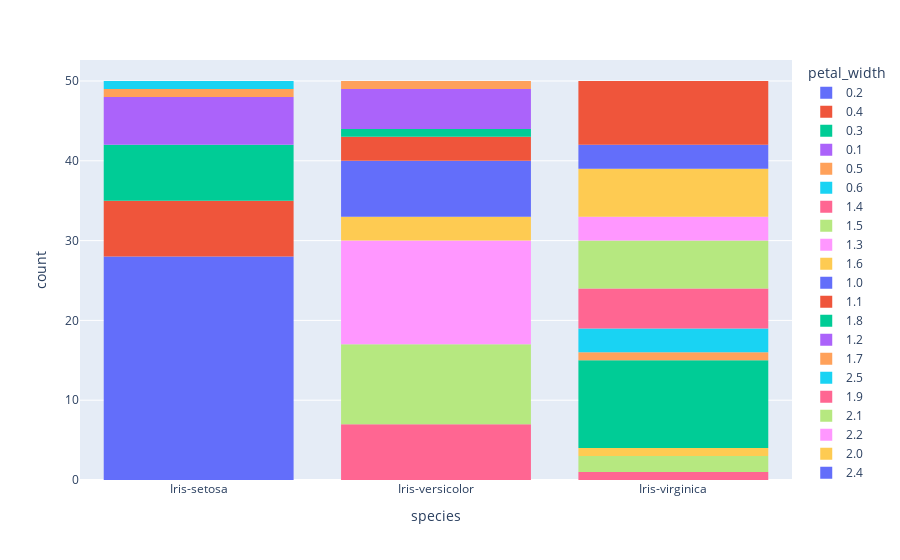

The notebook cell this image was saved under:
### Code cell
hist=pe.histogram(data, x="species", color="petal_width")
hist.show()

### Figure 1 — Plotly figure (JSON) as saved in the notebook; plotly's stock layout.template omitted (floating-point values rounded to 4 significant figures)
{"data": [{"alignmentgroup": "True", "bingroup": "x", "hovertemplate": "petal_width=0.2<br>species=%{x}<br>count=%{y}<extra></extra>", "legendgroup": "0.2", "marker": {"color": "#636efa", "pattern": {"shape": ""}}, "name": "0.2", "offsetgroup": "0.2", "orientation": "v", "showlegend": true, "type": "histogram", "x": ["Iris-setosa", "Iris-setosa", "Iris-setosa", "Iris-setosa", "Iris-setosa", "Iris-setosa", "Iris-setosa", "Iris-setosa", "Iris-setosa", "Iris-setosa", "Iris-setosa", "Iris-setosa", "Iris-setosa", "Iris-setosa", "Iris-setosa", "Iris-setosa", "Iris-setosa", "Iris-setosa", "Iris-setosa", "Iris-setosa", "Iris-setosa", "Iris-setosa", "Iris-setosa", "Iris-setosa", "Iris-setosa", "Iris-setosa", "Iris-setosa", "Iris-setosa"], "xaxis": "x", "yaxis": "y"}, {"alignmentgroup": "True", "bingroup": "x", "hovertemplate": "petal_width=0.4<br>species=%{x}<br>count=%{y}<extra></extra>", "legendgroup": "0.4", "marker": {"color": "#EF553B", "pattern": {"shape": ""}}, "name": "0.4", "offsetgroup": "0.4", "orientation": "v", "showlegend": true, "type": "histogram", "x": ["Iris-setosa", "Iris-setosa", "Iris-setosa", "Iris-setosa", "Iris-setosa", "Iris-setosa", "Iris-setosa"], "xaxis": "x", "yaxis": "y"}, {"alignmentgroup": "True", "bingroup": "x", "hovertemplate": "petal_width=0.3<br>species=%{x}<br>count=%{y}<extra></extra>", "legendgroup": "0.3", "marker": {"color": "#00cc96", "pattern": {"shape": ""}}, "name": "0.3", "offsetgroup": "0.3", "orientation": "v", "showlegend": true, "type": "histogram", "x": ["Iris-setosa", "Iris-setosa", "Iris-setosa", "Iris-setosa", "Iris-setosa", "Iris-setosa", "Iris-setosa"], "xaxis": "x", "yaxis": "y"}, {"alignmentgroup": "True", "bingroup": "x", "hovertemplate": "petal_width=0.1<br>species=%{x}<br>count=%{y}<extra></extra>", "legendgroup": "0.1", "marker": {"color": "#ab63fa", "pattern": {"shape": ""}}, "name": "0.1", "offsetgroup": "0.1", "orientation": "v", "showlegend": true, "type": "histogram", "x": ["Iris-setosa", "Iris-setosa", "Iris-setosa", "Iris-setosa", "Iris-setosa", "Iris-setosa"], "xaxis": "x", "yaxis": "y"}, {"alignmentgroup": "True", "bingroup": "x", "hovertemplate": "petal_width=0.5<br>species=%{x}<br>count=%{y}<extra></extra>", "legendgroup": "0.5", "marker": {"color": "#FFA15A", "pattern": {"shape": ""}}, "name": "0.5", "offsetgroup": "0.5", "orientation": "v", "showlegend": true, "type": "histogram", "x": ["Iris-setosa"], "xaxis": "x", "yaxis": "y"}, {"alignmentgroup": "True", "bingroup": "x", "hovertemplate": "petal_width=0.6<br>species=%{x}<br>count=%{y}<extra></extra>", "legendgroup": "0.6", "marker": {"color": "#19d3f3", "pattern": {"shape": ""}}, "name": "0.6", "offsetgroup": "0.6", "orientation": "v", "showlegend": true, "type": "histogram", "x": ["Iris-setosa"], "xaxis": "x", "yaxis": "y"}, {"alignmentgroup": "True", "bingroup": "x", "hovertemplate": "petal_width=1.4<br>species=%{x}<br>count=%{y}<extra></extra>", "legendgroup": "1.4", "marker": {"color": "#FF6692", "pattern": {"shape": ""}}, "name": "1.4", "offsetgroup": "1.4", "orientation": "v", "showlegend": true, "type": "histogram", "x": ["Iris-versicolor", "Iris-versicolor", "Iris-versicolor", "Iris-versicolor", "Iris-versicolor", "Iris-versicolor", "Iris-versicolor", "Iris-virginica"], "xaxis": "x", "yaxis": "y"}, {"alignmentgroup": "True", "bingroup": "x", "hovertemplate": "petal_width=1.5<br>species=%{x}<br>count=%{y}<extra></extra>", "legendgroup": "1.5", "marker": {"color": "#B6E880", "pattern": {"shape": ""}}, "name": "1.5", "offsetgroup": "1.5", "orientation": "v", "showlegend": true, "type": "histogram", "x": ["Iris-versicolor", "Iris-versicolor", "Iris-versicolor", "Iris-versicolor", "Iris-versicolor", "Iris-versicolor", "Iris-versicolor", "Iris-versicolor", "Iris-versicolor", "Iris-versicolor", "Iris-virginica", "Iris-virginica"], "xaxis": "x", "yaxis": "y"}, {"alignmentgroup": "True", "bingroup": "x", "hovertemplate": "petal_width=1.3<br>species=%{x}<br>count=%{y}<extra></extra>", "legendgroup": "1.3", "marker": {"color": "#FF97FF", "pattern": {"shape": ""}}, "name": "1.3", "offsetgroup": "1.3", "orientation": "v", "showlegend": true, "type": "histogram", "x": ["Iris-versicolor", "Iris-versicolor", "Iris-versicolor", "Iris-versicolor", "Iris-versicolor", "Iris-versicolor", "Iris-versicolor", "Iris-versicolor", "Iris-versicolor", "Iris-versicolor", "Iris-versicolor", "Iris-versicolor", "Iris-versicolor"], "xaxis": "x", "yaxis": "y"}, {"alignmentgroup": "True", "bingroup": "x", "hovertemplate": "petal_width=1.6<br>species=%{x}<br>count=%{y}<extra></extra>", "legendgroup": "1.6", "marker": {"color": "#FECB52", "pattern": {"shape": ""}}, "name": "1.6", "offsetgroup": "1.6", "orientation": "v", "showlegend": true, "type": "histogram", "x": ["Iris-versicolor", "Iris-versicolor", "Iris-versicolor", "Iris-virginica"], "xaxis": "x", "yaxis": "y"}, {"alignmentgroup": "True", "bingroup": "x", "hovertemplate": "petal_width=1.0<br>species=%{x}<br>count=%{y}<extra></extra>", "legendgroup": "1.0", "marker": {"color": "#636efa", "pattern": {"shape": ""}}, "name": "1.0", "offsetgroup": "1.0", "orientation": "v", "showlegend": true, "type": "histogram", "x": ["Iris-versicolor", "Iris-versicolor", "Iris-versicolor", "Iris-versicolor", "Iris-versicolor", "Iris-versicolor", "Iris-versicolor"], "xaxis": "x", "yaxis": "y"}, {"alignmentgroup": "True", "bingroup": "x", "hovertemplate": "petal_width=1.1<br>species=%{x}<br>count=%{y}<extra></extra>", "legendgroup": "1.1", "marker": {"color": "#EF553B", "pattern": {"shape": ""}}, "name": "1.1", "offsetgroup": "1.1", "orientation": "v", "showlegend": true, "type": "histogram", "x": ["Iris-versicolor", "Iris-versicolor", "Iris-versicolor"], "xaxis": "x", "yaxis": "y"}, {"alignmentgroup": "True", "bingroup": "x", "hovertemplate": "petal_width=1.8<br>species=%{x}<br>count=%{y}<extra></extra>", "legendgroup": "1.8", "marker": {"color": "#00cc96", "pattern": {"shape": ""}}, "name": "1.8", "offsetgroup": "1.8", "orientation": "v", "showlegend": true, "type": "histogram", "x": ["Iris-versicolor", "Iris-virginica", "Iris-virginica", "Iris-virginica", "Iris-virginica", "Iris-virginica", "Iris-virginica", "Iris-virginica", "Iris-virginica", "Iris-virginica", "Iris-virginica", "Iris-virginica"], "xaxis": "x", "yaxis": "y"}, {"alignmentgroup": "True", "bingroup": "x", "hovertemplate": "petal_width=1.2<br>species=%{x}<br>count=%{y}<extra></extra>", "legendgroup": "1.2", "marker": {"color": "#ab63fa", "pattern": {"shape": ""}}, "name": "1.2", "offsetgroup": "1.2", "orientation": "v", "showlegend": true, "type": "histogram", "x": ["Iris-versicolor", "Iris-versicolor", "Iris-versicolor", "Iris-versicolor", "Iris-versicolor"], "xaxis": "x", "yaxis": "y"}, {"alignmentgroup": "True", "bingroup": "x", "hovertemplate": "petal_width=1.7<br>species=%{x}<br>count=%{y}<extra></extra>", "legendgroup": "1.7", "marker": {"color": "#FFA15A", "pattern": {"shape": ""}}, "name": "1.7", "offsetgroup": "1.7", "orientation": "v", "showlegend": true, "type": "histogram", "x": ["Iris-versicolor", "Iris-virginica"], "xaxis": "x", "yaxis": "y"}, {"alignmentgroup": "True", "bingroup": "x", "hovertemplate": "petal_width=2.5<br>species=%{x}<br>count=%{y}<extra></extra>", "legendgroup": "2.5", "marker": {"color": "#19d3f3", "pattern": {"shape": ""}}, "name": "2.5", "offsetgroup": "2.5", "orientation": "v", "showlegend": true, "type": "histogram", "x": ["Iris-virginica", "Iris-virginica", "Iris-virginica"], "xaxis": "x", "yaxis": "y"}, {"alignmentgroup": "True", "bingroup": "x", "hovertemplate": "petal_width=1.9<br>species=%{x}<br>count=%{y}<extra></extra>", "legendgroup": "1.9", "marker": {"color": "#FF6692", "pattern": {"shape": ""}}, "name": "1.9", "offsetgroup": "1.9", "orientation": "v", "showlegend": true, "type": "histogram", "x": ["Iris-virginica", "Iris-virginica", "Iris-virginica", "Iris-virginica", "Iris-virginica"], "xaxis": "x", "yaxis": "y"}, {"alignmentgroup": "True", "bingroup": "x", "hovertemplate": "petal_width=2.1<br>species=%{x}<br>count=%{y}<extra></extra>", "legendgroup": "2.1", "marker": {"color": "#B6E880", "pattern": {"shape": ""}}, "name": "2.1", "offsetgroup": "2.1", "orientation": "v", "showlegend": true, "type": "histogram", "x": ["Iris-virginica", "Iris-virginica", "Iris-virginica", "Iris-virginica", "Iris-virginica", "Iris-virginica"], "xaxis": "x", "yaxis": "y"}, {"alignmentgroup": "True", "bingroup": "x", "hovertemplate": "petal_width=2.2<br>species=%{x}<br>count=%{y}<extra></extra>", "legendgroup": "2.2", "marker": {"color": "#FF97FF", "pattern": {"shape": ""}}, "name": "2.2", "offsetgroup": "2.2", "orientation": "v", "showlegend": true, "type": "histogram", "x": ["Iris-virginica", "Iris-virginica", "Iris-virginica"], "xaxis": "x", "yaxis": "y"}, {"alignmentgroup": "True", "bingroup": "x", "hovertemplate": "petal_width=2.0<br>species=%{x}<br>count=%{y}<extra></extra>", "legendgroup": "2.0", "marker": {"color": "#FECB52", "pattern": {"shape": ""}}, "name": "2.0", "offsetgroup": "2.0", "orientation": "v", "showlegend": true, "type": "histogram", "x": ["Iris-virginica", "Iris-virginica", "Iris-virginica", "Iris-virginica", "Iris-virginica", "Iris-virginica"], "xaxis": "x", "yaxis": "y"}, {"alignmentgroup": "True", "bingroup": "x", "hovertemplate": "petal_width=2.4<br>species=%{x}<br>count=%{y}<extra></extra>", "legendgroup": "2.4", "marker": {"color": "#636efa", "pattern": {"shape": ""}}, "name": "2.4", "offsetgroup": "2.4", "orientation": "v", "showlegend": true, "type": "histogram", "x": ["Iris-virginica", "Iris-virginica", "Iris-virginica"], "xaxis": "x", "yaxis": "y"}, {"alignmentgroup": "True", "bingroup": "x", "hovertemplate": "petal_width=2.3<br>species=%{x}<br>count=%{y}<extra></extra>", "legendgroup": "2.3", "marker": {"color": "#EF553B", "pattern": {"shape": ""}}, "name": "2.3", "offsetgroup": "2.3", "orientation": "v", "showlegend": true, "type": "histogram", "x": ["Iris-virginica", "Iris-virginica", "Iris-virginica", "Iris-virginica", "Iris-virginica", "Iris-virginica", "Iris-virginica", "Iris-virginica"], "xaxis": "x", "yaxis": "y"}], "layout": {"barmode": "relative", "legend": {"title": {"text": "petal_width"}, "tracegroupgap": 0}, "margin": {"t": 60}, "xaxis": {"anchor": "y", "domain": [0, 1], "title": {"text": "species"}}, "yaxis": {"anchor": "x", "domain": [0, 1], "title": {"text": "count"}}}}
